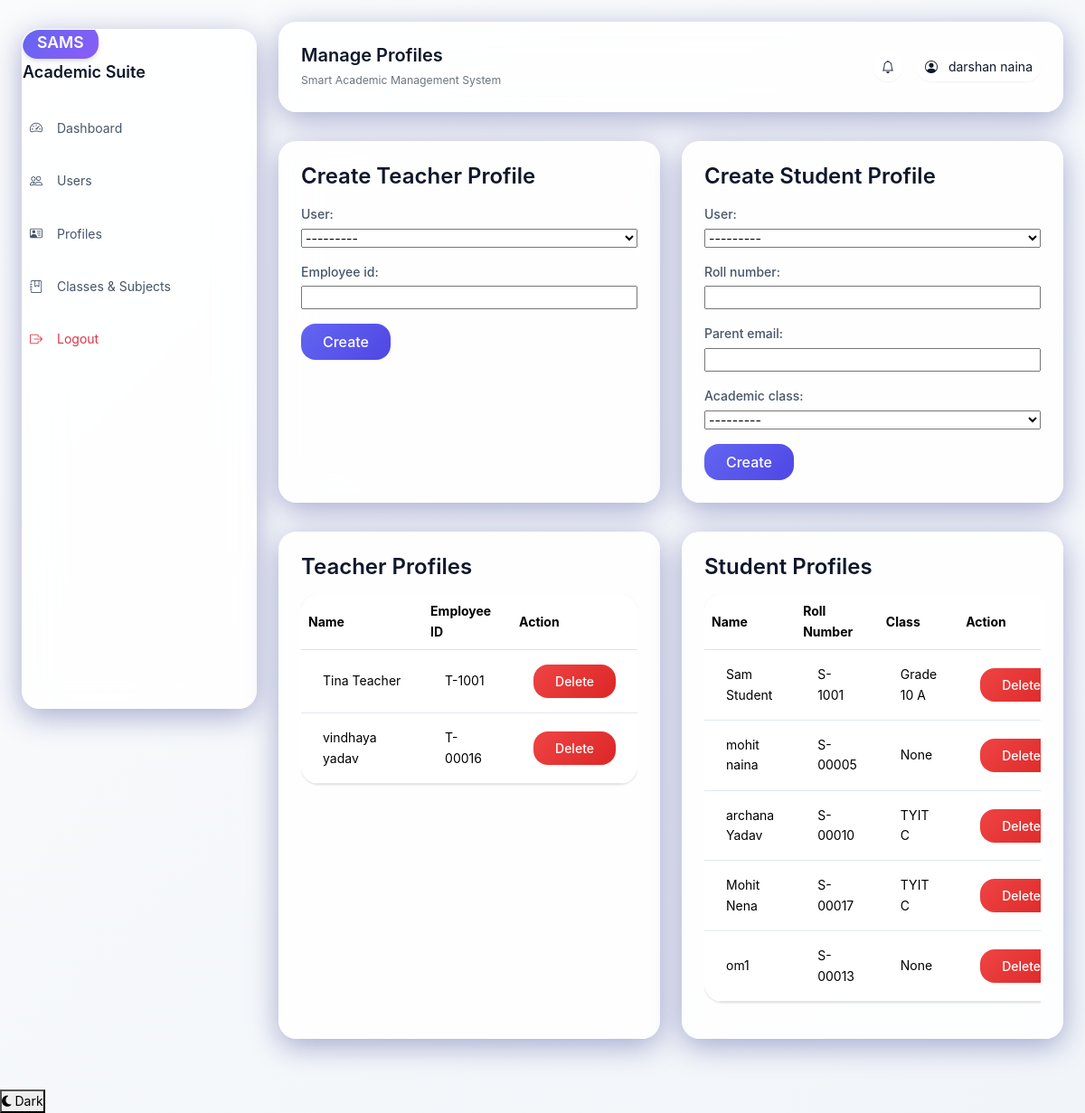
Page /admin-panel/profiles/ (signed in) on the earlier database version.
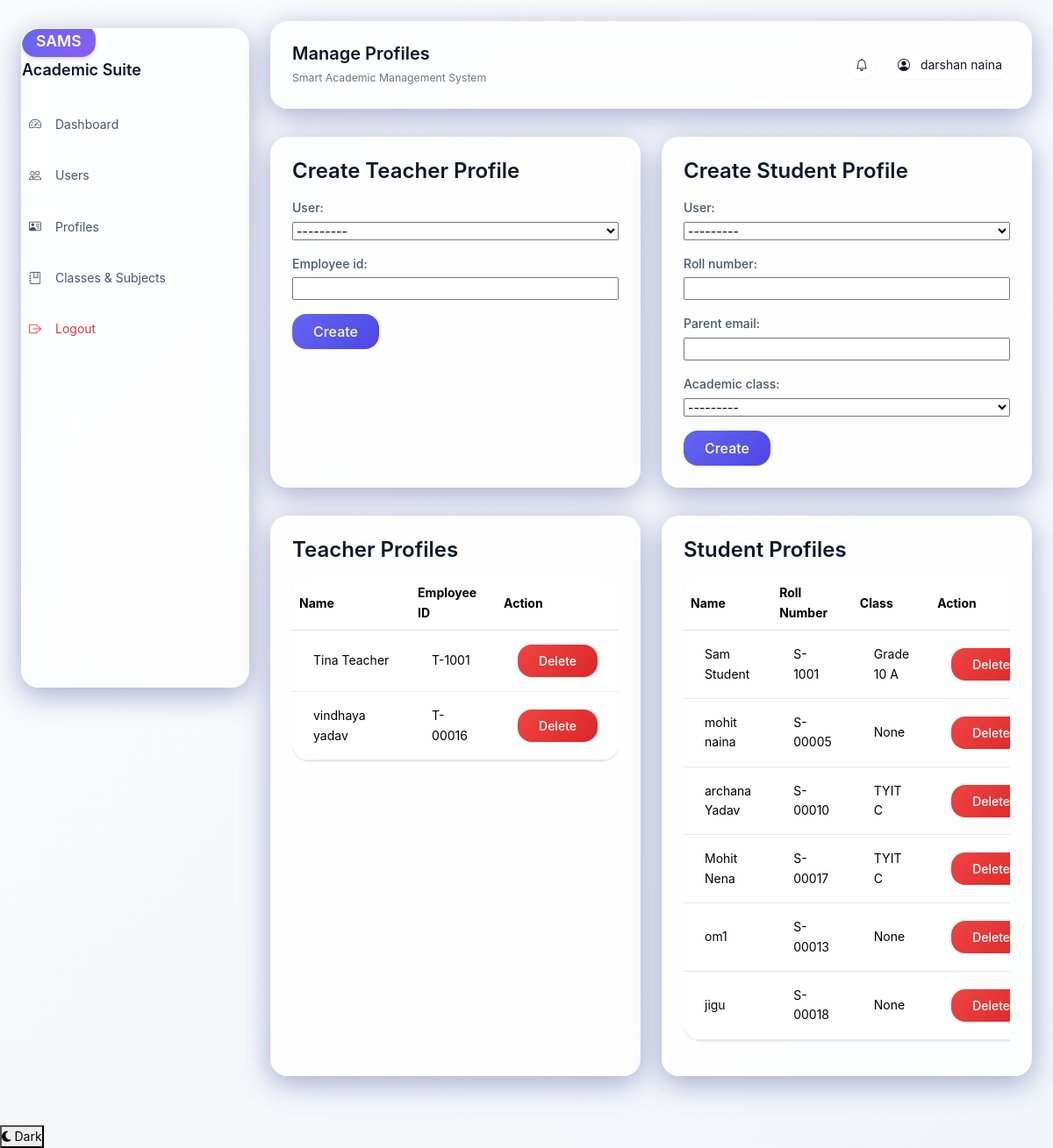
Same page on the later database version.
### accounts/models.py (models this page shows, shortened)
class TeacherProfile(models.Model):
    user = models.OneToOneField(settings.AUTH_USER_MODEL, on_delete=models.CASCADE)
    employee_id = models.CharField(max_length=30, unique=True)

class CustomUser(AbstractUser):
    class Role(models.TextChoices):
        ADMIN = "ADMIN", "Admin"
        TEACHER = "TEACHER", "Teacher"
        STUDENT = "STUDENT", "Student"
    role = models.CharField(max_length=20, choices=Role.choices, default=Role.STUDENT)
    def __str__(self):
        return f"{self.username} ({self.role})"

class StudentProfile(models.Model):
    user = models.OneToOneField(settings.AUTH_USER_MODEL, on_delete=models.CASCADE)
    roll_number = models.CharField(max_length=30, unique=True)
    parent_email = models.EmailField(blank=True)
    academic_class = models.ForeignKey(
        AcademicClass,
        on_delete=models.SET_NULL,
        related_name="students",
        null=True,
        blank=True,
    )

class AcademicClass(models.Model):
    name = models.CharField(max_length=100, unique=True)
    section = models.CharField(max_length=10, blank=True)
    class Meta:
        ordering = ["name", "section"]
        verbose_name_plural = "Academic classes"
    def __str__(self):
        return f"{self.name} {self.section}".strip()

### admin_panel/views.py (the view, shortened to what this page needs)
# urls.py: path("profiles/", manage_profiles, name="manage_profiles"),
@role_required(CustomUser.Role.ADMIN)
def manage_profiles(request):
    teacher_form = TeacherProfileForm(request.POST or None, prefix="teacher")
    student_form = StudentProfileForm(request.POST or None, prefix="student")
    return render(
        request,
        "admin_panel/manage_profiles.html",
        {
            "teacher_form": teacher_form,
            "student_form": student_form,
            "teachers": TeacherProfile.objects.select_related("user"),
            "students": StudentProfile.objects.select_related("user", "academic_class"),
        },
    )

### admin_panel/forms.py
class TeacherProfileForm(forms.ModelForm):
    class Meta:
        model = TeacherProfile
        fields = ("user", "employee_id")
    def __init__(self, *args, **kwargs):
        super().__init__(*args, **kwargs)
        self.fields["user"].queryset = CustomUser.objects.filter(role=CustomUser.Role.TEACHER)

class StudentProfileForm(forms.ModelForm):
    class Meta:
        model = StudentProfile
        fields = ("user", "roll_number", "parent_email", "academic_class")
    def __init__(self, *args, **kwargs):
        super().__init__(*args, **kwargs)
        self.fields["user"].queryset = CustomUser.objects.filter(role=CustomUser.Role.STUDENT)

### templates/admin_panel/manage_profiles.html (shortened to what this page needs)
{% extends 'base.html' %}
{% block page_title %}Manage Profiles{% endblock %}
{% block content %}
<div class="split">
    <section class="glass-card p-4" data-aos="fade-up">
        <h3>Create Teacher Profile</h3>
        <form method="post" class="grid-form">
            {{ teacher_form.as_p }}
            <button type="submit" name="create_teacher_profile" class="btn btn-primary">Create</button>
        </form>
    </section>
    <section class="glass-card p-4" data-aos="fade-up" data-aos-delay="100">
        <h3>Create Student Profile</h3>
        <form method="post" class="grid-form">
            {{ student_form.as_p }}
            <button type="submit" name="create_student_profile" class="btn btn-primary">Create</button>
        </form>
    </section>
</div>
<div class="split">
    <section class="glass-card p-4" data-aos="fade-up">
        <h3>Teacher Profiles</h3>
        <div class="table-responsive"><table class="table table-hover align-middle">
            <tr><th>Name</th><th>Employee ID</th><th>Action</th></tr>
            {% for teacher in teachers %}
                <tr>
                    <td>{{ teacher.user.get_full_name|default:teacher.user.username }}</td>
                    <td>{{ teacher.employee_id }}</td>
                    <td>
                        <form method="post" action="{% url 'admin_panel:delete_teacher_profile' teacher.id %}">
                            <button type="submit" class="btn btn-danger btn-sm">Delete</button>
                        </form>
                    </td>
                </tr>
            {% empty %}
                <tr><td colspan="3">No teacher profiles.</td></tr>
            {% endfor %}
        </table></div>
    </section>
    <section class="glass-card p-4" data-aos="fade-up" data-aos-delay="100">
        <h3>Student Profiles</h3>
        <div class="table-responsive"><table class="table table-hover align-middle">
            <tr><th>Name</th><th>Roll Number</th><th>Class</th><th>Action</th></tr>
            {% for student in students %}
                <tr>
                    <td>{{ student.user.get_full_name|default:student.user.username }}</td>
                    <td>{{ student.roll_number }}</td>
                    <td>{{ student.academic_class }}</td>
                    <td>
                        <form method="post" action="{% url 'admin_panel:delete_student_profile' student.id %}">
                            <button type="submit" class="btn btn-danger btn-sm">Delete</button>
                        </form>
                    </td>
                </tr>
            {% empty %}
                <tr><td colspan="4">No student profiles.</td></tr>
            {% endfor %}
        </table></div>
    </section>
</div>
{% endblock %}

Differences in the rows shown:
added StudentProfile: user.get_full_name "jigu", roll_number "S-00018", academic_class "None"
